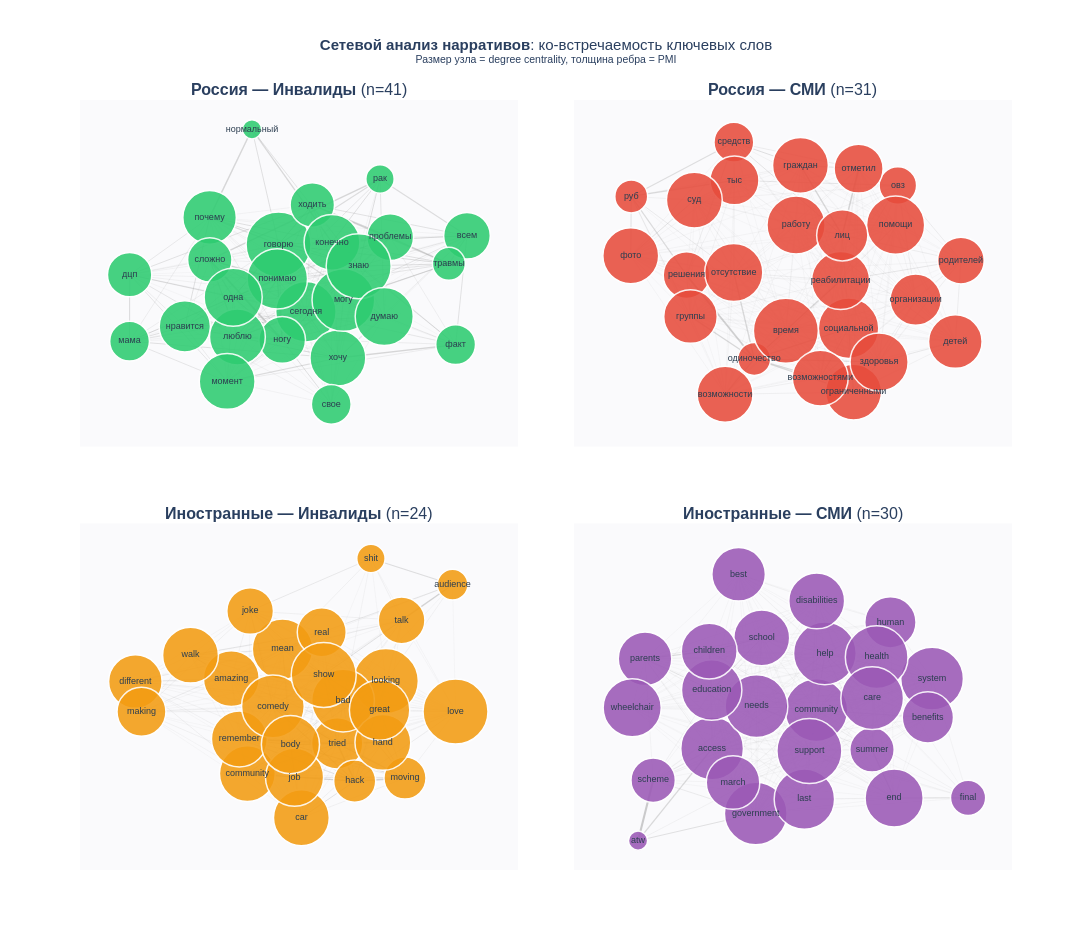

Source (notebook cell):
### Markdown cell above
### Визуализация

### Code cell
fig = make_subplots(
    rows=2, cols=2,
    subplot_titles=[
        f"<b>{group_labels['Russia - Disabled']}</b>"
        f" (n={len(df[df['group_final']=='Russia - Disabled'])})",
        f"<b>{group_labels['Russia - NonDisabled']}</b>"
        f" (n={len(df[df['group_final']=='Russia - NonDisabled'])})",
        f"<b>{group_labels['Foreign - Disabled']}</b>"
        f" (n={len(df[df['group_final']=='Foreign - Disabled'])})",
        f"<b>{group_labels['Foreign - NonDisabled']}</b>"
        f" (n={len(df[df['group_final']=='Foreign - NonDisabled'])})",
    ],
    horizontal_spacing=0.06,
    vertical_spacing=0.10
)

positions_map = {
    'Russia - Disabled':     (1, 1),
    'Russia - NonDisabled':  (1, 2),
    'Foreign - Disabled':    (2, 1),
    'Foreign - NonDisabled': (2, 2)
}

colors = {
    'Russia - Disabled':     '#2ecc71',   # зелёный  (позитивная тональность в данных)
    'Russia - NonDisabled':  '#e74c3c',   # красный  (негативная тональность)
    'Foreign - Disabled':    '#f39c12',   # жёлтый   (около нейтральная)
    'Foreign - NonDisabled': '#9b59b6',   # фиолет.  (самая негативная тональность)
}

for group_key, (row, col) in positions_map.items():
    if group_key not in networks:
        continue

    G = networks[group_key]
    color = colors[group_key]

    # Spring layout (Fruchterman-Reingold) — хорошо показывает кластеры
    pos = nx.spring_layout(G,
                           k=2.5 / np.sqrt(max(G.number_of_nodes(), 1)),
                           iterations=80,
                           seed=42)

    dc = nx.degree_centrality(G)

    # Рёбра
    for u, v, data in G.edges(data=True):
        x0, y0 = pos[u]
        x1, y1 = pos[v]
        weight = data.get('weight', 0.5)
        line_width = max(0.5, min(weight * 0.8, 4))  # нормализуем толщину

        fig.add_trace(
            go.Scatter(
                x=[x0, x1, None], y=[y0, y1, None],
                mode='lines',
                line=dict(width=line_width,
                          color=f'rgba(150,150,150,{min(0.6, weight*0.15+0.1)})'),
                hoverinfo='none',
                showlegend=False
            ),
            row=row, col=col
        )

    # Узлы 
    node_x = [pos[n][0] for n in G.nodes()]
    node_y = [pos[n][1] for n in G.nodes()]
    node_text = list(G.nodes())
    node_size = [max(14, dc[n] * 55 + 10) for n in G.nodes()]

    hover = [
        f"<b>{w}</b><br>"
        f"Частота: {G.nodes[w]['freq']} текстов<br>"
        f"Связей: {G.degree(w)}<br>"
        f"Degree centrality: {dc[w]:.3f}<br>"
        f"TF-IDF вес: {G.nodes[w]['tfidf']:.4f}"
        for w in G.nodes()
    ]

    fig.add_trace(
        go.Scatter(
            x=node_x, y=node_y,
            mode='markers+text',
            marker=dict(
                size=node_size,
                color=color,
                line=dict(width=1.5, color='white'),
                opacity=0.88
            ),
            text=node_text,
            textposition='middle center',
            textfont=dict(size=9, color='#2c3e50'),
            hovertext=hover,
            hoverinfo='text',
            showlegend=False
        ),
        row=row, col=col
    )

fig.update_layout(
    title=dict(
        text='<b>Сетевой анализ нарративов</b>: ко-встречаемость ключевых слов<br>'
             '<sup>Размер узла = degree centrality, толщина ребра = PMI</sup>',
        font=dict(size=15),
        x=0.5
    ),
    width=1200,
    height=950,
    plot_bgcolor='rgba(250,250,252,1)',
    paper_bgcolor='white',
    font=dict(family='Arial, sans-serif')
)

# Убираем оси (для сетевых графов они не нужны)
for i in range(1, 5):
    r, c = (i - 1) // 2 + 1, (i - 1) % 2 + 1
    fig.update_xaxes(showgrid=False, zeroline=False,
                     showticklabels=False, row=r, col=c)
    fig.update_yaxes(showgrid=False, zeroline=False,
                     showticklabels=False, row=r, col=c)

fig.show()
